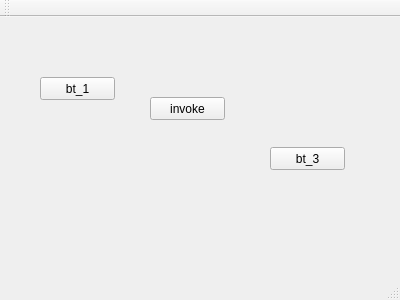
<?xml version="1.0" encoding="UTF-8"?>
<ui version="4.0">
 <class>MainWindow</class>
 <widget class="QMainWindow" name="MainWindow">
  <property name="geometry">
   <rect>
    <x>0</x>
    <y>0</y>
    <width>400</width>
    <height>300</height>
   </rect>
  </property>
  <property name="windowTitle">
   <string>MainWindow</string>
  </property>
  <widget class="QWidget" name="centralWidget">
   <widget class="QPushButton" name="pushButton">
    <property name="geometry">
     <rect>
      <x>40</x>
      <y>60</y>
      <width>75</width>
      <height>23</height>
     </rect>
    </property>
    <property name="text">
     <string>bt_1</string>
    </property>
   </widget>
   <widget class="QPushButton" name="pushButtonInvoke">
    <property name="geometry">
     <rect>
      <x>150</x>
      <y>80</y>
      <width>75</width>
      <height>23</height>
     </rect>
    </property>
    <property name="text">
     <string>invoke</string>
    </property>
   </widget>
   <widget class="QPushButton" name="pushButton_3">
    <property name="geometry">
     <rect>
      <x>270</x>
      <y>130</y>
      <width>75</width>
      <height>23</height>
     </rect>
    </property>
    <property name="text">
     <string>bt_3</string>
    </property>
   </widget>
  </widget>
  <widget class="QMenuBar" name="menuBar">
   <property name="geometry">
    <rect>
     <x>0</x>
     <y>0</y>
     <width>400</width>
     <height>23</height>
    </rect>
   </property>
  </widget>
  <widget class="QToolBar" name="mainToolBar">
   <attribute name="toolBarArea">
    <enum>TopToolBarArea</enum>
   </attribute>
   <attribute name="toolBarBreak">
    <bool>false</bool>
   </attribute>
  </widget>
  <widget class="QStatusBar" name="statusBar"/>
 </widget>
 <layoutdefault spacing="6" margin="11"/>
 <resources/>
 <connections/>
</ui>
